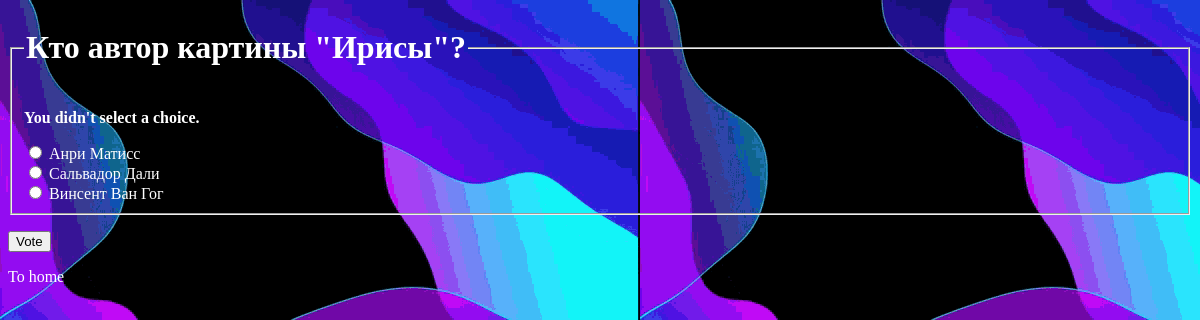
The page /2/vote/ on the database its author committed.
### polls/models.py (models this page shows, shortened)
class Question(models.Model):
    question_text = models.CharField('Question', max_length=200)
    pub_date = models.DateTimeField('Date publication')

class Choice(models.Model):
    question = models.ForeignKey(Question, on_delete=models.CASCADE)
    choice_text = models.CharField(max_length=200)
    votes = models.IntegerField(default=0)

### polls/views.py (the view)
# urls.py: path('<int:question_id>/vote/', views.vote, name='vote'),
def vote(request, question_id):
    question = get_object_or_404(Question, pk=question_id)
    try:
        selected_choice = question.choice_set.get(pk=request.POST['choice'])
    except (KeyError, Choice.DoesNotExist):
        return render(request, 'polls/detail.html', {
            'question': question,
            'error_message': "You didn't select a choice.",
        })
    else:
        selected_choice.votes += 1
        selected_choice.save()
        return HttpResponseRedirect(reverse('results', args=(question.id,)))

### templates/polls/detail.html (shortened to what this page needs)
{% load static %}
<!DOCTYPE html>
<html lang="en">
<head>
    <link rel="stylesheet" type="text/css" href="{% static 'style.css' %}">
</head>
<body>
    <form action="{% url 'vote' question.id %}" method="post">
        <fieldset>
            <legend><h1>{{ question.question_text }}</h1></legend>
            {% if error_message %}<p><strong>{{ error_message }}</strong></p>{% endif %}
            {% for choice in question.choice_set.all %}
                <input type="radio" name="choice" id="choice{{ forloop.counter }}" value="{{ choice.id }}">
                <label for="choice{{ forloop.counter }}">{{ choice.choice_text }}</label><br>
            {% endfor %}
        </fieldset>
        <p><input type="submit" value="Vote"></p>
        </form>
        <p><a href="{% url 'index' %}">To home</a></p>
</body>
</html>

### static/style.css (style rules this page uses)
body { background-image: url('/static/images/bg.gif'); }
a, li, h1, form { color: white; text-decoration: none; }

### rows shown on the page
Question: question_text "Кто автор картины \"Ирисы\"?"
Choice: choice_text "Анри Матисс"
Choice: choice_text "Сальвадор Дали"
Choice: choice_text "Винсент Ван Гог"

### other values the page prints
{{ error_message }} "You didn't select a choice."
